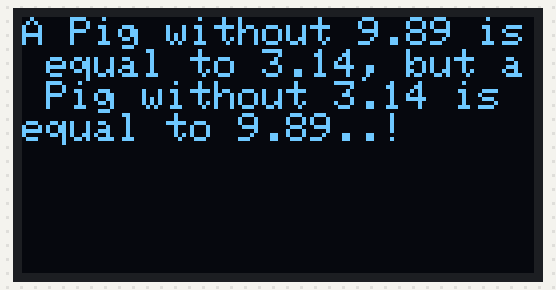
A sketch run on a simulated Arduino Uno, built with avr-gcc and run on an emulated ATmega328P. Parts: 128×64 one-colour display.

Above: at 0.1 s.

The sketch:

Arduino-OLED_Project-TextDisplay.ino
```cpp
#include <Wire.h>
#include <Adafruit_GFX.h>
#include <Adafruit_SSD1306.h>

Adafruit_SSD1306 display(128, 64, &Wire, -1);

void setup() {
  // put your setup code here, to run once:
display.begin(SSD1306_SWITCHCAPVCC, 0x3C); // If 0x3C doesn't work, try 0x3D
display.clearDisplay();
display.setTextSize(1);
display.setTextColor(WHITE);
display.setCursor(0,0);
display.println("A Pig without 9.89 is equal to 3.14, but a Pig without 3.14 is equal to 9.89..!");
display.display();
}

void loop() {
  // put your main code here, to run repeatedly:

}
```
